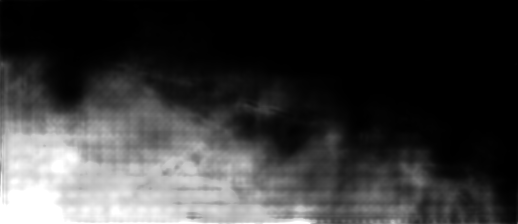
#> input picture scenes/2026-04-24_d9_engineering_vehicle_between_taybeh_and_deir_siryan/seg01/methods/lingbot_map/confidence_000000.png, 518 x 224 px
$ python -i segment_qa.py   (imports and definitions only)   (older library calls are emulated)
#> lines starting #> are read from the running program, lines starting #| are printed output that depends on the picture; after the words box and inside, x2 and y2 are one past the last pixel; in counts of white or black regions, pixels touching at a corner belong together
from __future__ import annotations

import html
import json
import math
import re
from datetime import datetime, timezone
from pathlib import Path
from typing import Any

import cv2
import numpy as np
import pandas as pd

from .frames import deterministic_indices, read_frame_manifest
from .media import read_media_inventory
from .pipeline import SAFETY_WARNINGS, environment_snapshot
from .schemas import MediaInventoryRecord, SegmentAnnotation, model_to_dict
from .segments import get_annotation, upsert_annotation


# [5 lines that did not run here, left out]


# [312 lines left out: functions run_segment_qa, analyze_segment_candidate, frame_manifest_cut_warnings, _sample_video_metrics, not called in this run]


def _artifact_metrics(frame: np.ndarray) -> dict[str, Any]:
    small = _resize_long_edge(frame, 360)
    gray = cv2.cvtColor(small, cv2.COLOR_BGR2GRAY)
    hsv = cv2.cvtColor(small, cv2.COLOR_BGR2HSV)
    brightness = float(np.mean(gray))
    contrast = float(np.std(gray))
    blur = float(cv2.Laplacian(gray, cv2.CV_64F).var())
    edges = cv2.Canny(gray, 60, 120)
    edge_density = float(np.mean(edges > 0))
    saturation = float(np.mean(hsv[:, :, 1]))
    height, width = hsv.shape[:2]
    roi = hsv[int(height * 0.48) : int(height * 0.92), : int(width * 0.24)]
    if roi.size:
        hue = roi[:, :, 0]
        sat = roi[:, :, 1]
        val = roi[:, :, 2]
        yellow = (hue >= 16) & (hue <= 42) & (sat >= 80) & (val >= 105)
        red = ((hue <= 8) | (hue >= 170)) & (sat >= 85) & (val >= 95)
        bottom_left_overlay_ratio = float(np.mean(yellow | red))
    else:
        bottom_left_overlay_ratio = 0.0
    row_means = gray.mean(axis=1)
    row_diff = np.abs(np.diff(row_means))
    horizontal_score = float(np.percentile(row_diff, 99) / (np.mean(row_diff) + 1e-6)) if len(row_diff) else 0.0
    dark_card_like = brightness < 46.0 and contrast < 62.0 and edge_density < 0.16
    low_info_like = brightness < 10.0 or contrast < 9.0
    fog_or_smoke_like = brightness < 92.0 and contrast < 19.0
    horizontal_glitch_like = horizontal_score > 7.5 and contrast > 18.0
    flight_like = (
        brightness > 35.0
        and contrast > 13.0
        and not dark_card_like
        and not low_info_like
        and not fog_or_smoke_like
    )
    return {
        "brightness_mean": brightness,
        "contrast_std": contrast,
        "blur_score": blur,
        "edge_density": edge_density,
        "saturation_mean": saturation,
        "bottom_left_overlay_ratio": bottom_left_overlay_ratio,
        "horizontal_band_score": horizontal_score,
        "dark_card_like": bool(dark_card_like),
        "low_info_like": bool(low_info_like),
        "fog_or_smoke_like": bool(fog_or_smoke_like),
        "horizontal_glitch_like": bool(horizontal_glitch_like),
        "flight_like": bool(flight_like),
    }


# [112 lines left out: functions _add_cut_flags, _propose_bounds, _first_run, _last_run, _detected_events, _overlay_mask_candidates, not called in this run]


def _bottom_left_yellow_like(row: dict[str, Any]) -> bool:
    return bool(float(row.get("bottom_left_overlay_ratio", 0.0) or 0.0) > 0.006)


# [27 lines that did not run here, left out]


# [22 lines that did not run here, left out]


def _render_contact_sheet(video_path: Path, times: list[float], output: Path, thumb_width: int) -> None:
    capture = cv2.VideoCapture(str(video_path))
    if not capture.isOpened():
        raise ValueError(f"could not open video: {video_path}")
    fps = float(capture.get(cv2.CAP_PROP_FPS) or 1.0)
    thumbs: list[np.ndarray] = []
    try:
        for timestamp in times:
            frame_index = max(0, int(round(timestamp * fps)))
            capture.set(cv2.CAP_PROP_POS_FRAMES, frame_index)
            ok, frame = capture.read()
            if not ok or frame is None:
                continue
            thumbs.append(_thumbnail(frame, f"{timestamp:.2f}s", thumb_width))
    finally:
        capture.release()
    if not thumbs:
        raise ValueError("could not render contact sheet")
    output.parent.mkdir(parents=True, exist_ok=True)
    sheet = _tile_images(thumbs, columns=4)
    if not cv2.imwrite(str(output), sheet):
        raise ValueError(f"could not write contact sheet: {output}")


def _render_sampled_frame_sheet(manifest_path: Path, output: Path) -> list[str]:
    manifest = read_frame_manifest(manifest_path)
    frames = manifest.frames[:4] + manifest.frames[-4:] if len(manifest.frames) > 8 else manifest.frames
    thumbs: list[np.ndarray] = []
    warnings = frame_manifest_cut_warnings(manifest_path)["warnings"]
    for frame in frames:
        image = cv2.imread(str(frame.path))
        if image is None:
            continue
        thumbs.append(_thumbnail(image, f"{frame.frame_index} / {frame.timestamp_sec:.2f}s", 240))
    if thumbs:
        output.parent.mkdir(parents=True, exist_ok=True)
        cv2.imwrite(str(output), _tile_images(thumbs, columns=4))
    return warnings


def _build_frame_manifest_index(frames_root: Path | None, segment_id: str) -> dict[tuple[str, str], Path]:
    if frames_root is None or not frames_root.exists():
        return {}
    index: dict[tuple[str, str], Path] = {}
    direct_parent_depth_bonus = 0
    for path in frames_root.rglob("frames.json"):
        if path.parent.name != segment_id:
            continue
        video_id = path.parent.parent.name
        key = (video_id, segment_id)
        current = index.get(key)
        if current is None or len(path.parts) < len(current.parts) + direct_parent_depth_bonus:
            index[key] = path
    return index


def _find_frame_manifest(frames_root: Path | None, video_id: str, segment_id: str) -> Path | None:
    if frames_root is None or not frames_root.exists():
        return None
    direct = frames_root / video_id / segment_id / "frames.json"
    if direct.exists():
        return direct
    matches = []
    for path in frames_root.rglob("frames.json"):
        if path.parent.name == segment_id and path.parent.parent.name == video_id:
            matches.append(path)
    if not matches:
        return None
    return sorted(matches, key=lambda path: len(path.parts))[0]


def _write_run_artifacts(output_dir: Path, summary: dict[str, Any], clips: list[dict[str, Any]]) -> None:
    rows = [_clip_table_row(clip) for clip in clips]
    pd.DataFrame(rows).to_parquet(output_dir / "segment_qa.parquet", index=False)
    (output_dir / "segment_qa.json").write_text(json.dumps(rows, indent=2, sort_keys=True), encoding="utf-8")
    (output_dir / "summary.json").write_text(json.dumps(summary, indent=2, sort_keys=True), encoding="utf-8")
    (output_dir / "NEXT_STEPS.md").write_text(_next_steps(summary), encoding="utf-8")
    (output_dir / "index.html").write_text(_dashboard(summary, rows), encoding="utf-8")


def _clip_table_row(clip: dict[str, Any]) -> dict[str, Any]:
    proposed = clip.get("proposed_segment", {})
    return {
        "video_id": clip.get("video_id"),
        "segment_id": clip.get("segment_id"),
        "status": clip.get("status"),
        "proposed_start_sec": proposed.get("start_sec"),
        "proposed_end_sec": proposed.get("end_sec"),
        "current_start_sec": (clip.get("current_annotation") or {}).get("start_sec"),
        "current_end_sec": (clip.get("current_annotation") or {}).get("end_sec"),
        "warning_count": len(clip.get("warnings") or []),
        "warnings": " | ".join(clip.get("warnings") or []),
        "source_contact_sheet": (clip.get("artifacts") or {}).get("source_contact_sheet"),
        "start_boundary_contact_sheet": (clip.get("artifacts") or {}).get("start_boundary_contact_sheet"),
        "end_boundary_contact_sheet": (clip.get("artifacts") or {}).get("end_boundary_contact_sheet"),
        "sampled_frames_contact_sheet": (clip.get("artifacts") or {}).get("sampled_frames_contact_sheet"),
        "next_command": clip.get("next_command"),
    }


def _next_steps(summary: dict[str, Any]) -> str:
    return "\n".join(
        [
            "# Segment QA Next Steps",
            "",
            f"Status: `{summary['status']}`",
            "",
            "Open `index.html`, review each source/start/end/sampled-frame sheet, then accept or edit bounds.",
            "Do not send frames to VGGT/COLMAP until clips show `ready_for_vggt` or have a human accepted override.",
            "",
            "Useful command pattern:",
            "",
            "```powershell",
            "fpv segment edit --video-id <video_id> --segment-id segment-001 --start <sec> --end <sec> --confidence high",
            "fpv windows propose --media-inventory data/media/media_inventory.parquet --annotations data/annotations/segments.jsonl --output-dir outputs/windows/stable_window_run --frames-root data/frames --frames 128 --resized-long-edge 1536",
            "```",
            "",
            "Warnings:",
            *[f"- {warning}" for warning in SEGMENT_QA_WARNINGS],
            "",
        ]
    )


def _dashboard(summary: dict[str, Any], rows: list[dict[str, Any]]) -> str:
    body = "\n".join(
        "<tr>"
        f"<td>{html.escape(str(row.get('video_id') or ''))}</td>"
        f"<td><span class='status {html.escape(str(row.get('status') or ''))}'>{html.escape(str(row.get('status') or ''))}</span></td>"
        f"<td>{_fmt(row.get('proposed_start_sec'))}-{_fmt(row.get('proposed_end_sec'))}</td>"
        f"<td>{_fmt(row.get('current_start_sec'))}-{_fmt(row.get('current_end_sec'))}</td>"
        f"<td>{html.escape(str(row.get('warning_count') or 0))}</td>"
        f"<td>{_sheet_link(row.get('source_contact_sheet'), 'source')}</td>"
        f"<td>{_sheet_link(row.get('start_boundary_contact_sheet'), 'start')}</td>"
        f"<td>{_sheet_link(row.get('end_boundary_contact_sheet'), 'end')}</td>"
        f"<td>{_sheet_link(row.get('sampled_frames_contact_sheet'), 'sampled')}</td>"
        f"<td><code>{html.escape(str(row.get('next_command') or ''))}</code></td>"
        "</tr>"
        for row in rows
    )
    return f"""<!doctype html>
<html lang="en">
<head>
<meta charset="utf-8">
<title>Segment QA</title>
<style>
:root{{color-scheme:dark;--bg:#101214;--panel:#181b1f;--line:#30363d;--text:#eef0f2;--muted:#aeb6bf;--accent:#8bd5ca;--warn:#ffd166;--bad:#ff8a80}}
body{{margin:0;background:var(--bg);color:var(--text);font:14px/1.45 system-ui,Segoe UI,Arial,sans-serif}}
header,main{{max-width:1320px;margin:0 auto;padding:22px}}
.cards{{display:grid;grid-template-columns:repeat(auto-fit,minmax(180px,1fr));gap:10px;margin:14px 0}}
.card{{border:1px solid var(--line);background:var(--panel);border-radius:8px;padding:12px}}
.card strong{{display:block;font-size:24px}}
.warn{{border-left:4px solid var(--warn);padding:10px 12px;background:#211d12;color:#fff4cc}}
table{{width:100%;border-collapse:collapse;background:var(--panel);border:1px solid var(--line)}}
th,td{{padding:8px 10px;border-bottom:1px solid var(--line);text-align:left;vertical-align:top}}
th{{color:var(--accent);font-size:12px;text-transform:uppercase}}
a{{color:var(--accent)}} code{{white-space:pre-wrap;color:#d4e7ff;font-size:12px}}
.status{{font-weight:800}} .needs_human_review,.failed_soft{{color:var(--bad)}} .ready_for_vggt{{color:#98e6a8}}
</style>
</head>
<body>
<header>
<h1>Pre-VGGT Segment QA</h1>
<p>Workflow gate for edited videos: source sheets, proposed bounds, sampled-frame checks, and local-only warnings.</p>
<div class="warn">No geolocation. No meters. Relative VGGT frame. Human review required before expensive VGGT/COLMAP.</div>
<div class="cards">
<div class="card"><span>Status</span><strong>{html.escape(str(summary["status"]))}</strong></div>
<div class="card"><span>Clips</span><strong>{summary["clip_count"]}</strong></div>
<div class="card"><span>Needs review</span><strong>{summary["needs_review_count"]}</strong></div>
<div class="card"><span>Ready</span><strong>{summary["ready_count"]}</strong></div>
</div>
</header>
<main>
<table>
<thead><tr><th>Video</th><th>Status</th><th>Proposed</th><th>Current</th><th>Warnings</th><th>Source</th><th>Start</th><th>End</th><th>Sampled</th><th>Next command</th></tr></thead>
<tbody>{body}</tbody>
</table>
</main>
</body>
</html>
"""


def _sheet_link(path: object, label: str) -> str:
    if not path:
        return ""
    return f"<a href='{html.escape(str(path), quote=True)}'>{html.escape(label)}</a>"


def _fmt(value: object) -> str:
    if value is None or (isinstance(value, float) and math.isnan(value)):
        return "n/a"
    try:
        return f"{float(value):.2f}"
    except Exception:
        return str(value)


def _linspace_times(start: float, end: float, count: int) -> list[float]:
    if end <= start:
        end = start + 0.001
    return [float(value) for value in np.linspace(start, end, count)]


def _median_time_step(rows: list[dict[str, Any]]) -> float:
    times = [float(row["timestamp_sec"]) for row in rows]
    if len(times) < 2:
        return 1.0
    return float(np.median(np.diff(times)))


def _thumbnail(frame: np.ndarray, label: str, thumb_width: int) -> np.ndarray:
    height, width = frame.shape[:2]
    scale = thumb_width / max(width, 1)
    thumb = cv2.resize(frame, (thumb_width, max(1, int(round(height * scale)))), interpolation=cv2.INTER_AREA)
    cv2.rectangle(thumb, (0, 0), (thumb.shape[1], 24), (0, 0, 0), -1)
    cv2.putText(thumb, label, (6, 17), cv2.FONT_HERSHEY_SIMPLEX, 0.5, (255, 255, 255), 1, cv2.LINE_AA)
    return thumb


def _tile_images(images: list[np.ndarray], columns: int) -> np.ndarray:
    columns = max(1, columns)
    max_height = max(image.shape[0] for image in images)
    max_width = max(image.shape[1] for image in images)
    rows = int(math.ceil(len(images) / columns))
    sheet = np.zeros((rows * max_height, columns * max_width, 3), dtype=np.uint8)
    for index, image in enumerate(images):
        row = index // columns
        column = index % columns
        y = row * max_height
        x = column * max_width
        sheet[y : y + image.shape[0], x : x + image.shape[1]] = image
    return sheet


def _resize_long_edge(frame: np.ndarray, long_edge: int) -> np.ndarray:
    height, width = frame.shape[:2]
    current = max(width, height)
    if current <= long_edge:
        return frame
    scale = long_edge / current
    size = (max(1, int(round(width * scale))), max(1, int(round(height * scale))))
    return cv2.resize(frame, size, interpolation=cv2.INTER_AREA)


def _safe_name(value: str) -> str:
    safe = re.sub(r"[^A-Za-z0-9_.-]+", "_", value.strip())
    return safe.strip("._") or "unnamed"

>>> import cv2
>>> picture = cv2.imread('../../scenes/2026-04-24_d9_engineering_vehicle_between_taybeh_and_deir_siryan/seg01/methods/lingbot_map/confidence_000000.png')
#> picture is the input picture: shape (224, 518, 3); min 0, max 255, mean 58.8
>>> result = _artifact_metrics(picture)
#> in _artifact_metrics, `hsv = cv2.cvtColor(small, cv2.COLOR_BGR2HSV)`: hsv: shape (156, 360, 3); mean H, S, V 0, 0, 58.8
#> in _artifact_metrics, `brightness = float(np.mean(gray))`: brightness = 58.81
#> in _artifact_metrics, `contrast = float(np.std(gray))`: contrast = 78.61
#> in _artifact_metrics, `blur = float(cv2.Laplacian(gray, cv2.CV_64F).var())`: blur = 24.97
#> in _artifact_metrics, `edges = cv2.Canny(gray, 60, 120)`:
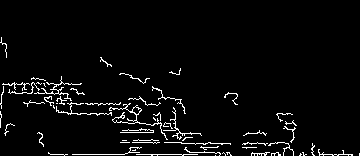
#> edges: shape (156, 360); 3.8% white in thin lines or dots, all inside (x1, y1, x2, y2) = (0, 37, 360, 156)
#> in _artifact_metrics, `edge_density = float(np.mean(edges > 0))`: edge_density = 0.038
#> in _artifact_metrics, `saturation = float(np.mean(hsv[:, :, 1]))`: saturation = 0
#> in _artifact_metrics, `roi = hsv[int(height * 0.48) : int(height * 0.92), : int(width * 0.24)]`: roi: shape (69, 86, 3); mean H, S, V 0, 0, 185
#> in _artifact_metrics, `hue = roi[:, :, 0]`: hue: shape (69, 86); every value is 0
#> in _artifact_metrics, `val = roi[:, :, 2]`:
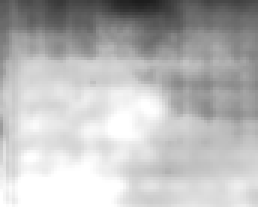
#> val: shape (69, 86) (shown 3 times larger); min 29, max 255, mean 185
#> in _artifact_metrics, `row_means = gray.mean(axis=1)`: row_means = 156 values, max 183.1 at index 155, min 0.0694 at index 5, mean 58.81
#> in _artifact_metrics, `row_diff = np.abs(np.diff(row_means))`: row_diff = 155 values, max 12.7 at index 154, min 0 at index 9, mean 1.61
#> in _artifact_metrics, `horizontal_score = float(np.percentile(row_diff, 99) / (np.mean(row_di..`: horizontal_score = 5.04
#> in _artifact_metrics, `dark_card_like = brightness < 46.0 and contrast < 62.0 and edge_densit..`: dark_card_like = False
#> in _artifact_metrics, `flight_like = ( brightness > 35.0 and contrast > 13.0 and not dark_car..`: flight_like = True
#> result = 12 items

$ run again, on scenes/2026-04-24_d9_engineering_vehicle_between_taybeh_and_deir_siryan/seg01/methods/lingbot_map/confidence_000039.png
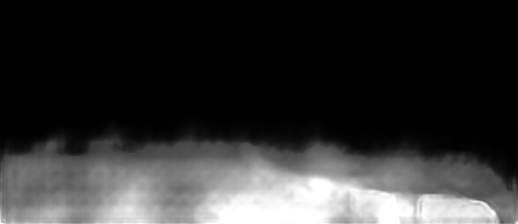
#> input picture scenes/2026-04-24_d9_engineering_vehicle_between_taybeh_and_deir_siryan/seg01/methods/lingbot_map/confidence_000039.png, 518 x 224 px
#> picture is the input picture: shape (224, 518, 3); min 0, max 255, mean 50.3
#> hsv: shape (156, 360, 3); mean H, S, V 0, 0, 50.3
#> brightness = 50.34
#> contrast = 77.71
#> blur = 19.82
#> in _artifact_metrics, `edges = cv2.Canny(gray, 60, 120)`:
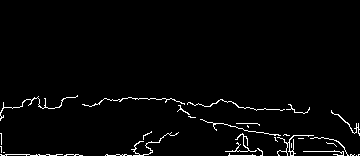
#> edges: shape (156, 360); 2.4% white in thin lines or dots, all inside (x1, y1, x2, y2) = (0, 95, 360, 156)
#> edge_density = 0.0237
#> saturation = 0
#> roi: shape (69, 86, 3); mean H, S, V 0, 0, 63.8
#> hue: shape (69, 86); every value is 0
#> in _artifact_metrics, `val = roi[:, :, 2]`:
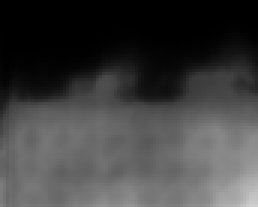
#> val: shape (69, 86) (shown 3 times larger); min 0, max 206, mean 63.8
#> row_means = 156 values, max 214.8 at index 155, min 0 at index 6, mean 50.34
#> row_diff = 155 values, max 11.56 at index 154, min 0 at index 6, mean 1.49
#> horizontal_score = 4.64
#> dark_card_like = False
#> flight_like = True
#> result = 12 items

$ run again, on scenes/2026-04-24_d9_engineering_vehicle_between_taybeh_and_deir_siryan/seg01/methods/lingbot_map/confidence_000079.png
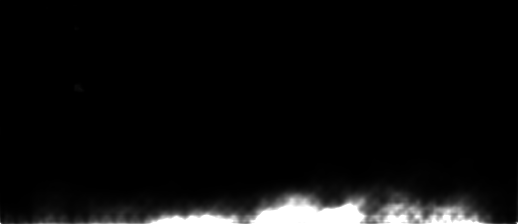
#> input picture scenes/2026-04-24_d9_engineering_vehicle_between_taybeh_and_deir_siryan/seg01/methods/lingbot_map/confidence_000079.png, 518 x 224 px
#> picture is the input picture: shape (224, 518, 3); min 0, max 255, mean 12.2
#> hsv: shape (156, 360, 3); mean H, S, V 0, 0, 12.2
#> brightness = 12.2
#> contrast = 45.13
#> blur = 44.12
#> in _artifact_metrics, `edges = cv2.Canny(gray, 60, 120)`:
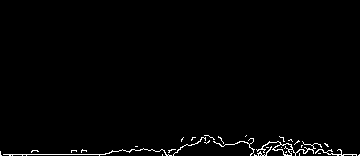
#> edges: shape (156, 360); 1.4% white in thin lines or dots, all inside (x1, y1, x2, y2) = (0, 135, 360, 156)
#> edge_density = 0.0137
#> saturation = 0
#> roi: shape (69, 86, 3); mean H, S, V 0, 0, 0.574
#> hue: shape (69, 86); every value is 0
#> in _artifact_metrics, `val = roi[:, :, 2]`:
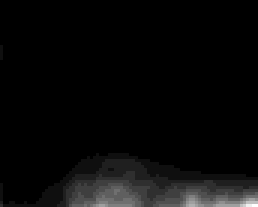
#> val: shape (69, 86) (shown 3 times larger); min 0, max 16, mean 0.574; drawn with min black and max white
#> row_means = 156 values, max 187.8 at index 155, min 0 at index 0, mean 12.2
#> row_diff = 155 values, max 18.01 at index 149, min 0 at index 0, mean 1.21
#> horizontal_score = 12.05
#> dark_card_like = True
#> low_info_like = False
#> horizontal_glitch_like = True
#> flight_like = False
#> result = 12 items

$ run again, on scenes/2026-04-24_d9_engineering_vehicle_between_taybeh_and_deir_siryan/seg01/methods/lingbot_map/confidence_000119.png
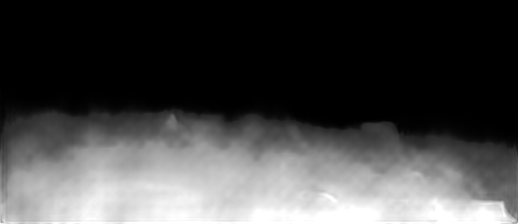
#> input picture scenes/2026-04-24_d9_engineering_vehicle_between_taybeh_and_deir_siryan/seg01/methods/lingbot_map/confidence_000119.png, 518 x 224 px
#> picture is the input picture: shape (224, 518, 3); min 0, max 255, mean 71.4
#> hsv: shape (156, 360, 3); mean H, S, V 0, 0, 71.4
#> brightness = 71.36
#> contrast = 89.44
#> blur = 9.64
#> in _artifact_metrics, `edges = cv2.Canny(gray, 60, 120)`:
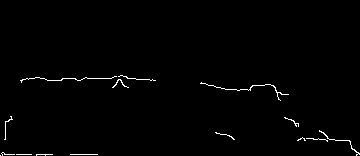
#> edges: shape (156, 360); 0.99% white in thin lines or dots, all inside (x1, y1, x2, y2) = (0, 75, 360, 156)
#> edge_density = 0.0099
#> saturation = 0
#> roi: shape (69, 86, 3); mean H, S, V 0, 0, 122.1
#> hue: shape (69, 86); every value is 0
#> in _artifact_metrics, `val = roi[:, :, 2]`:
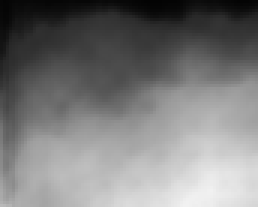
#> val: shape (69, 86) (shown 3 times larger); min 3, max 241, mean 122.1
#> row_means = 156 values, max 248 at index 155, min 0 at index 0, mean 71.36
#> row_diff = 155 values, max 7.08 at index 153, min 0 at index 0, mean 1.64
#> horizontal_score = 3.1
#> dark_card_like = False
#> flight_like = True
#> result = 12 items
